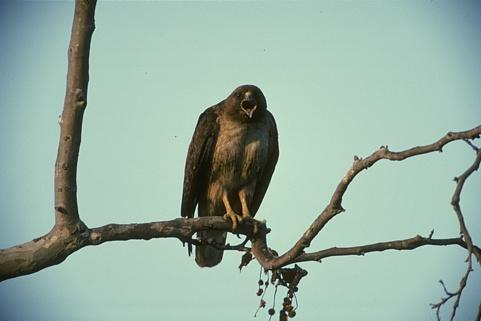
#> input picture src/assets/Falcao.jpg, 481 x 321 px
$ python main.py
#> lines starting #> are read from the running program, lines starting #| are printed output that depends on the picture
#3 - Selecione duas imagens em anexo e aplique a função Canny, com diferentes parâmetros (pelo menos 2 mudanças), salve as imagens resultantes.

import cv2 as cv
import numpy as np


imgEagle = cv.imread("../assets/Falcao.jpg",cv.IMREAD_GRAYSCALE)
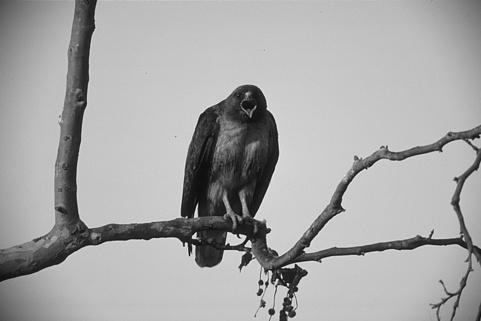
#> imgEagle: shape (321, 481); min 1, max 248, mean 166.6

imgCoffee = cv.imread("../assets/cafe.png",cv.IMREAD_GRAYSCALE)
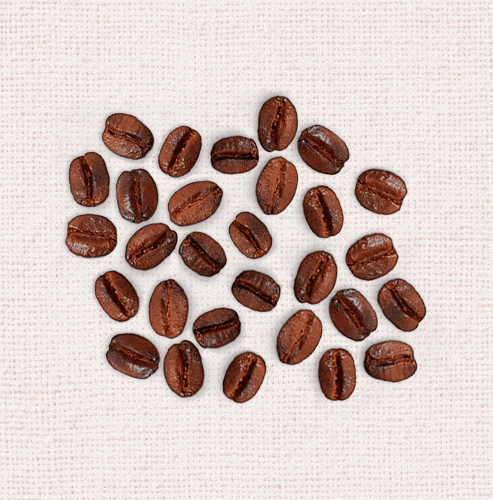
#> input picture src/assets/cafe.png, 493 x 500 px
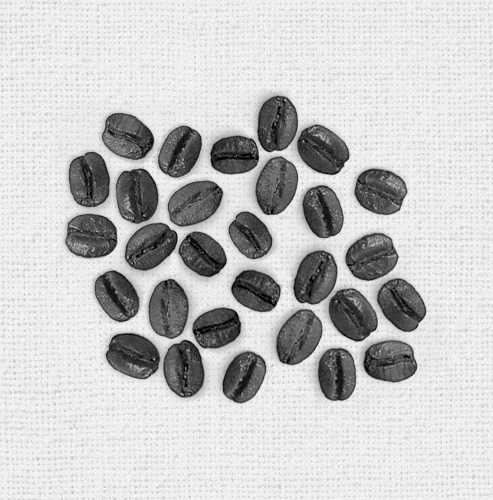
#> imgCoffee: shape (500, 493); min 0, max 247, mean 198.9

eagleCanny = cv.Canny(imgEagle,1,1,1,3)
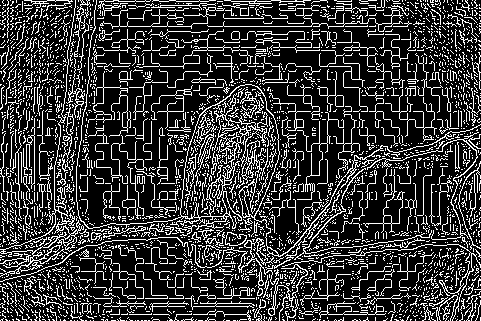
#> eagleCanny: shape (321, 481); 21.8% white in thin lines or dots
coffeeCanny = cv.Canny(imgCoffee,1,1,1,3)
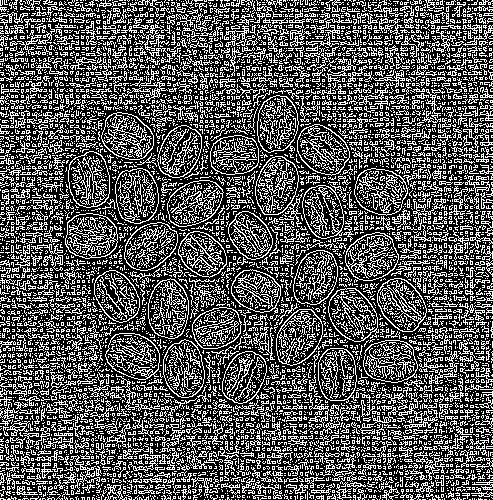
#> coffeeCanny: shape (500, 493); 34.1% white in thin lines or dots

cv.imshow("Eagle Canny",eagleCanny)
cv.imshow("Canny",coffeeCanny)

cv.waitKey(0)
cv.destroyAllWindows()
